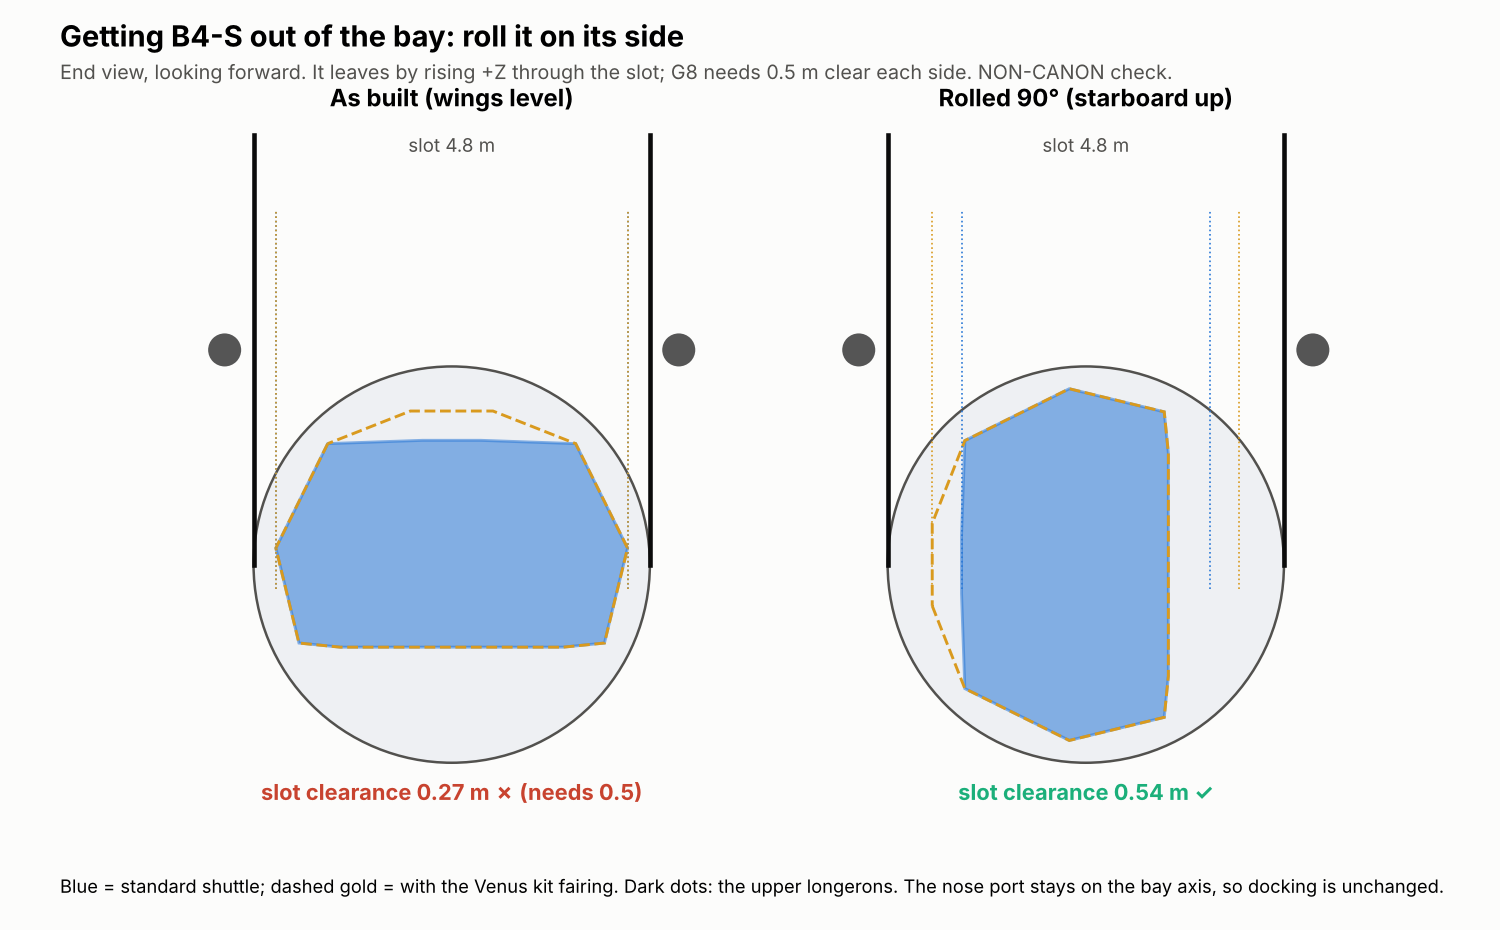

Write the Python code that produced this figure.
"""B4-S in Wayfarer's bay: as built vs rolled 90 deg about its long axis (Sol G8 STOP, 2026-11-19). End view looking forward.
NON-CANON. ALL bodies. ALL sponsors. 2026-2226. Exit path: the shuttle rises +Z through the 4.8 m slot; G8 needs 0.5 m each side."""
import os, json, numpy as np
import matplotlib; matplotlib.use('Agg'); import matplotlib.pyplot as plt
from matplotlib.patches import Circle, Polygon
import build_b4s as S
HERE = os.path.dirname(os.path.abspath(__file__))
I = json.load(open(os.path.join(HERE, '..', '..', '..', 'config', 'wayfarer_v05_inputs.json')))
SL = I['bay']['slot_half_width_m']; BORE = I['bay']['bore_r_m']
lon = [it for it in I['longerons']['items'] if it['kind'] == 'tube' and it['z_m'] > 0]
INK, MUTE, BG, RED, GREEN = '#0b0b0b', '#52514e', '#fcfcfb', '#c8432f', '#1baf7a'
out = {}
fig, axs = plt.subplots(1, 2, figsize=(10, 6.2), dpi=150); fig.patch.set_facecolor(BG)
fig.text(.04, .95, 'Getting B4-S out of the bay: roll it on its side', fontsize=14, weight='bold')
fig.text(.04, .915, 'End view, looking forward. It leaves by rising +Z through the slot; G8 needs 0.5 m clear each side. NON-CANON check.', fontsize=9.5, color=MUTE)
for ax, (title, roll) in zip(axs, (('As built (wings level)', False), ('Rolled 90° (starboard up)', True))):
    ax.set_facecolor(BG)
    ax.add_patch(Circle((0, 0), BORE, fc='#eef0f3', ec=MUTE, lw=1.2))
    for s in (-1, 1): ax.plot([s * SL, s * SL], [0, 5.2], color=INK, lw=2.2)
    ax.text(0, 5.0, 'slot 4.8 m', ha='center', fontsize=9, color=MUTE)
    for it in lon: ax.add_patch(Circle((it['y_m'], it['z_m']), it['d_m'] / 2, fc='#555', ec='none'))
    worst = 9
    for st, col, ls in (('flight', '#2a78d6', '-'), ('venus', '#d99a1e', '--')):
        P = S.shuttle(st); V = np.vstack([P[k][0] for k in P]); yz = V[:, 1:3]
        if roll: yz = np.c_[-yz[:, 1], yz[:, 0]]            # +90 deg roll: starboard (+y) to +Z
        from scipy.spatial import ConvexHull
        h = ConvexHull(yz); ax.add_patch(Polygon(yz[h.vertices], fc=col if ls == '-' else 'none', alpha=.55 if ls == '-' else 1, ec=col, lw=1.4, ls=ls))
        hw = float(np.abs(yz[:, 0]).max()); cl = SL - hw; worst = min(worst, cl); out[f"{'rolled' if roll else 'level'}_{st}"] = dict(half_width_m=round(hw, 3), slot_clearance_m=round(cl, 3),
            longeron_clearance_m=round(min(abs(it['y_m']) - it['d_m'] / 2 for it in lon) - hw, 3))
        for sgn in (-1, 1): ax.plot([sgn * hw] * 2, [-.3, 4.3], color=col, lw=.8, ls=':')
    ax.text(0, -2.85, f"slot clearance {worst:.2f} m " + ('✓' if worst >= .5 else '✗ (needs 0.5)'), ha='center', fontsize=10.5, weight='bold', color=GREEN if worst >= .5 else RED)
    ax.set_title(title, fontsize=11.5, weight='bold'); ax.set_xlim(-3.2, 3.2); ax.set_ylim(-3.1, 5.4); ax.set_aspect('equal'); ax.axis('off')
fig.text(.04, .04, 'Blue = standard shuttle; dashed gold = with the Venus kit fairing. Dark dots: the upper longerons. The nose port stays on the bay axis, so docking is unchanged.', fontsize=8.8)
fig.savefig(os.path.join(HERE, 'b4s_bay_roll.png'), facecolor=BG)
json.dump(out, open(os.path.join(HERE, 'b4s_bay_roll.json'), 'w'), indent=1); print(json.dumps(out, indent=1))
